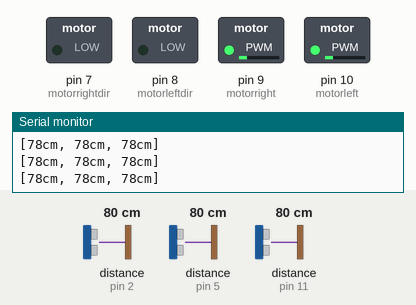
A sketch run on a simulated Arduino Uno, built with avr-gcc and run on an emulated ATmega328P. Shown: switched loads named in the sketch (green lamp = pin HIGH), the last lines printed to the serial monitor. Wiring (inferred from the names in the program): 3 × ultrasonic range finder: trigger pin 4, echo pin 2 / trigger pin 6, echo pin 5 / trigger pin 12, echo pin 11. Dashed ring = blinking. The inputs (shaded band) are chosen by the test bench; at power-on: distance to the obstacle (sensors on pin 11, pin 5, pin 2) 80 cm. The echo pulse lasts 58.3 µs per cm; pins used as bus, display or sensor lines are not drawn.

Above: at 1.2 s.
1.3 s: distance to the obstacle (sensor on pin 11) set to 13 cm
2.8 s: distance to the obstacle (sensor on pin 11) set to 10 cm
At 3.9 s:
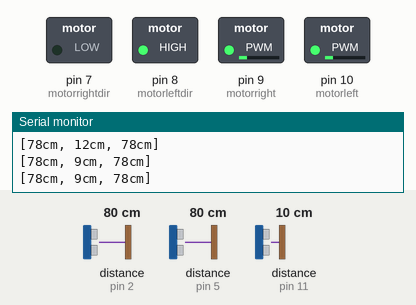
5.8 s: distance to the obstacle (sensor on pin 5) set to 13 cm
8.8 s: distance to the obstacle (sensor on pin 5) set to 9 cm
At 9.4 s:
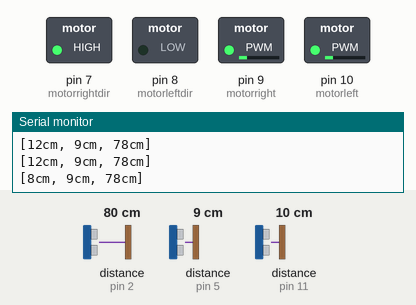
11.8 s: distance to the obstacle (sensor on pin 2) set to 13 cm
14.8 s: distance to the obstacle (sensor on pin 2) set to 10 cm
At 15.6 s:
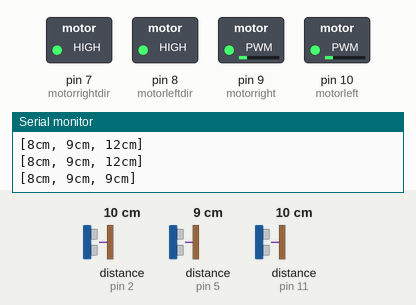
Timing chart, 0 to 18.8 s (numbered marks = the images above; inputs shaded):
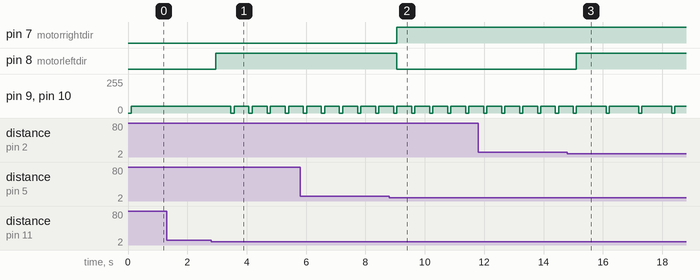

Measured:
- the behaviour switches between 12 and 11 cm on distance to the obstacle (sensor on pin 11) (found by bisection; images 0 and 1)
- the behaviour switches between 12 and 11 cm on distance to the obstacle (sensor on pin 5) (found by bisection; images 1 and 2)
- the behaviour switches between 12 and 11 cm on distance to the obstacle (sensor on pin 2) (found by bisection; images 2 and 3)
- after the input at 2.8 s, pin 8 (motorleftdir): LOW → HIGH after 0.16 s; pin 9 (motorright), pin 10 (motorleft): alternates 50/255 for 0.50 s and 0/255 for 0.11 s, starting after 0.66 s
- after the input at 8.8 s, pin 7 (motorrightdir): LOW → HIGH after 0.26 s; pin 8 (motorleftdir): HIGH → LOW after 0.26 s
- after the input at 14.8 s, pin 8 (motorleftdir): LOW → HIGH after 0.31 s; pin 9 (motorright), pin 10 (motorleft): alternates 50/255 for 1.0 s and 0/255 for 0.10 s, starting after 1.3 s

The sketch:

sketch_jun07a.ino
```cpp
// Ultrasonic sensor pins
const int echoPinLeft = 5;
const int trigPinLeft = 6;
const int echoPinFront = 11;
const int trigPinFront = 12;
const int echoPinRight = 2;
const int trigPinRight = 4;

// Motor pins
int motorright = 9;
int motorrightdir = 7;
int motorleft = 10;
int motorleftdir = 8;

void setup() {
  pinMode(trigPinLeft, OUTPUT);
  pinMode(echoPinLeft, INPUT);
  pinMode(trigPinFront, OUTPUT);
  pinMode(echoPinFront, INPUT);
  pinMode(trigPinRight, OUTPUT);
  pinMode(echoPinRight, INPUT);
  pinMode(motorright, OUTPUT);
  pinMode(motorrightdir, OUTPUT);
  pinMode(motorleft, OUTPUT);
  pinMode(motorleftdir, OUTPUT);
  Serial.begin(9600);
}

void loop() {
  int left = ultrasonic(echoPinLeft, trigPinLeft);
  int front = ultrasonic(echoPinFront, trigPinFront);
  int right = ultrasonic(echoPinRight, trigPinRight);

  Serial.print("[");
  Serial.print(left);
  Serial.print("cm, ");
  Serial.print(front);
  Serial.print("cm, ");
  Serial.print(right);
  Serial.println("cm]");

  delay(100); // Wait for 1/10th of a second.

  if (front <= 10 & left > 10 & right > 10) {
    // Obstacle in front, turn around
    leftTurn();
}
else if (front <= 10 & left <= 10 & right > 10) {
    // Obstacle on the left, turn right
    rightTurn();
}
else if (front >= 10 & right <= 10 & left > 10) {
    // Obstacle on the right, turn left
    forward();
}
else if (front <= 10 & right <= 10 & left > 10) {
    // Obstacle on the right, turn left
    leftTurn();
}
else if (front <= 10 & right <= 10 & left <= 10) {
    // Obstacle on the right, turn left
    around();
}
else {
    // No obstacle, move forward
    forward();
}
}

int ultrasonic(int echoPin, int trigPin) {
  digitalWrite(trigPin, LOW);
  delayMicroseconds(2);

  digitalWrite(trigPin, HIGH);
  delayMicroseconds(10);
  digitalWrite(trigPin, LOW);

  long duration = pulseIn(echoPin, HIGH);
  int distance = duration * 0.034 / 2;

  return distance;
}

void forward() {
  digitalWrite(motorrightdir, LOW);
  analogWrite(motorright, 50);
  digitalWrite(motorleftdir, LOW);
  analogWrite(motorleft, 50);
}

void stop() {
  analogWrite(motorright, 0);
  analogWrite(motorleft, 0);
}

void rightTurn() {
  digitalWrite(motorrightdir, HIGH);
  analogWrite(motorright, 50);
  digitalWrite(motorleftdir, LOW);
  analogWrite(motorleft, 50);
  delay(500); // Adjust the delay as per your requirement
  stop();
}

void leftTurn() {
  digitalWrite(motorrightdir, LOW);
  analogWrite(motorright, 50);
  digitalWrite(motorleftdir, HIGH);
  analogWrite(motorleft, 50);
  delay(500); // Adjust the delay as per your requirement
  stop();
}

void around() {
  digitalWrite(motorrightdir, HIGH);
  analogWrite(motorright, 50);
  digitalWrite(motorleftdir, HIGH);
  analogWrite(motorleft, 50);
  delay(1000); // Adjust the delay as per your requirement
  stop();
}
```
